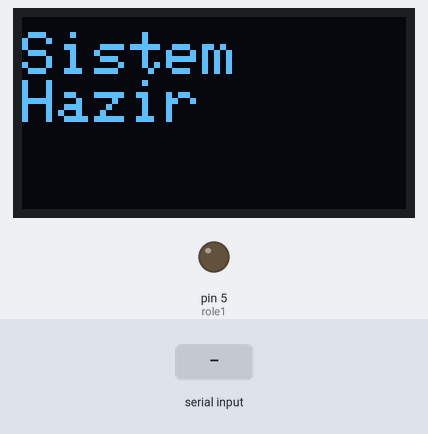
Bench run of a sketch on a simulated SparkFun Pro Micro, built with avr-gcc and run on an emulated ATmega32U4. On the bench: 128×64 one-colour display, output pins drawn as LEDs (lit = HIGH). Inputs (shaded band) come from the test bench. What the sketch prints to the serial monitor is not drawn.

Above: at 1.2 s.
1.3 s: "role1ac" received over the second serial link
At 3.5 s:
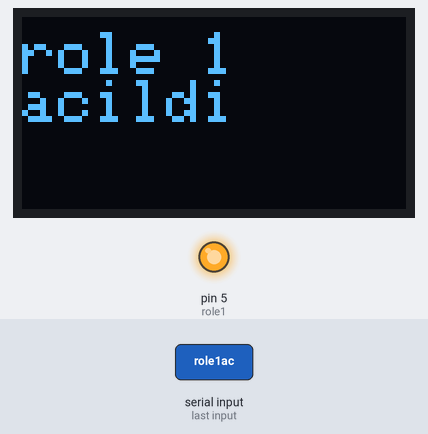
3.8 s: "role1kapa" received over the second serial link
At 5.8 s:
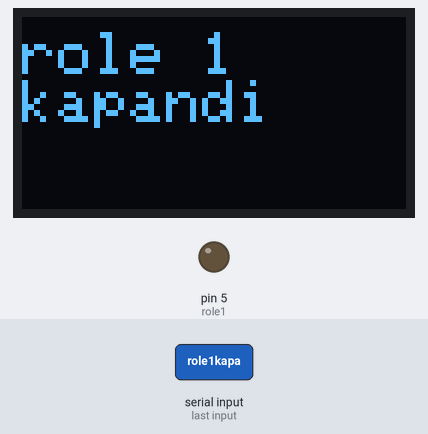
6.3 s: "1" received over the second serial link
At 8.6 s:
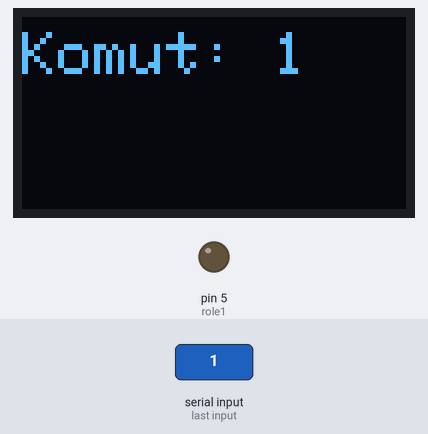
Timing chart, 0 to 10.1 s (numbered marks = the images above; inputs shaded):
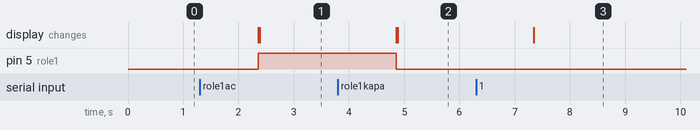

Measured:
- after the input at 1.3 s, pin 5 (role1): LOW → HIGH after 1.1 s; the display: first changes after 1.1 s (image 1 shows a later state)
- after the input at 3.8 s, pin 5 (role1): HIGH → LOW after 1.1 s; the display: first changes after 1.1 s (image 2 shows a later state)
- after the input at 6.3 s, the display: changes after 1.0 s (image 3)

The sketch:

Bluetooth_Connection.ino
```cpp
/*********************************************************
 * 3.3 V + GND                  5V + GND      5V +GND
 * Arduino pro micro (3.3V)     HC05 (5V)    SSD1306 (5V)
 * 10           >>>               TX            --
 * 11           >>>               RX            --
 * GND          >>>               GND           GND
 * A4           >>>               --            SDA
 * A5           >>>               --            SCL
 *
 *********************************************************/

#include <SoftwareSerial.h>
#include <Adafruit_GFX.h>
#include <Adafruit_SSD1306.h>
#define TX 10
#define RX 11
#define role1 5

Adafruit_SSD1306 oled(128, 64);
SoftwareSerial hc05(TX, RX);// TX 10 , RX 11

String komut = "";

// Serial Monitörden oku ve HC05 aracılığı ile (cep telefonuna) gönder)
void hc05write()
{
  while (Serial.available())
  {
    hc05.println(Serial.readString());
  }
}

// HC05 aracılığı ile (örneğin ceptelefonundan) gelen komutları Serial Monitörde yaz
String hc05read()
{
  String readhc05;
  while (hc05.available())
  {
    readhc05 = hc05.readString();
    Serial.println(readhc05);
  }
  return readhc05;
}

// Serial monütörden yada Bluetooth aygıttan gelen komut var mı bak
String updateserial()
{
  hc05write();
  return hc05read();
}

// OLED 96 display'de x,y koordinatlarında , siZe yazı büyüklüğünde , txt içerikli metni yaz
void printoled(int x, int y, int siZe, String txt)
{
  oled.clearDisplay();
  oled.setTextSize(siZe);             // Normal 1:1 pixel scale
  oled.setTextColor(SSD1306_WHITE);        // Draw white text
  oled.setCursor(x, y);            // Start at top-left corner
  oled.println(txt);
  oled.display();
}
// Röle 01 açılması komutu ve 3 ekranda açıldığını yazma işlemi
void role01ac()
{
  digitalWrite(role1, HIGH);
  printoled(0, 5, 2, "role 1    acildi");
  hc05.println("role 1 acildi");
  Serial.println("role 1 acildi");
}

// Röle 01 kapanması komutı ve 3 ekranda açıldığını yazma işlemi
void role01kapa()
{
  digitalWrite(role1, LOW);
  printoled(0, 5, 2, "role 1    kapandi");
  hc05.println("role 1 kapandi");
  Serial.println("role 1 kapandi");
}


void setup()
{
  pinMode(role1,OUTPUT);
  Serial.begin(9600);// Serial Monitör iletişimini başlat
  hc05.begin(9600);//Bluetooth iletişiminibaşlat
  oled.begin(SSD1306_SWITCHCAPVCC, 0x3C);// OLED display'i başlat
  printoled(0, 5, 2, "Sistem    Hazir");
}

void loop()
{
  komut = updateserial();// gelen giden komut var mı bak, varsa değişkende sakla
  if (komut > "") // eğer gelen komut boş değilse işlemi yap
  {
    Serial.println("Komut alındı: " + komut);
    hc05.println("Komut alındı: " + komut);
    printoled(0, 5, 2, "Komut: " + komut);
    if (komut.indexOf("role1ac") > -1) role01ac();// komut metni içerisinde role1ac geçiyorsa role01ac() fonksiyonunu çalıştır
    if (komut.indexOf("role1kapa") > -1) role01kapa();// komut metni içerisinde role1kapa geçiyorsa role01kapa() fonksiyonunu çalıştır
  }
}
```
